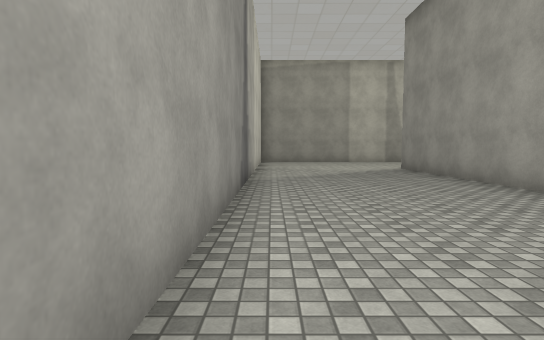
View 1 (above)

24 first-person views from a walk through a Unity game level. The camera is 1.4 m above the floor, tilts 4° down and sees 80° across. The floor is counted in squares, 2 m on a side. Each view is taken from the middle of a square. On the plan, view 1 faces up. The plan holds only what a view shows up to about 10 squares ahead; the rest is blank. The place goes on beyond the plan. The player is left out. Some animated figures are left out. Some surface patterns are stand-ins.

View 2
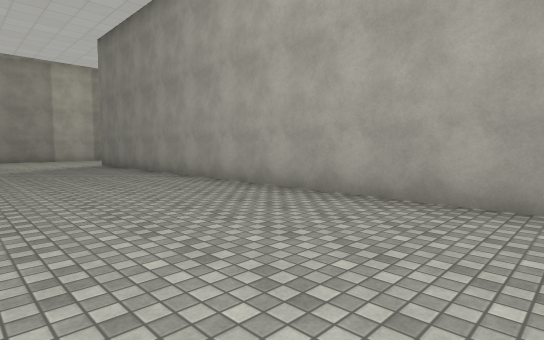

View 3
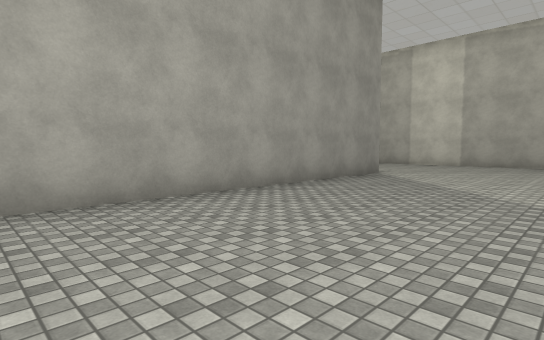

View 4
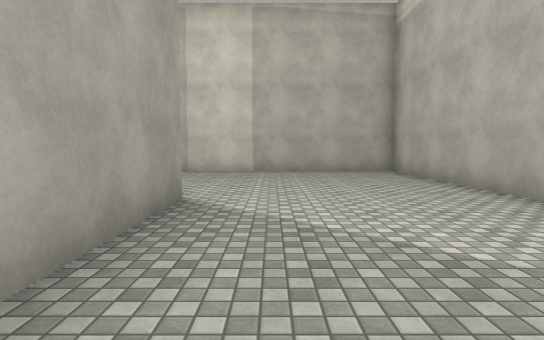

View 5
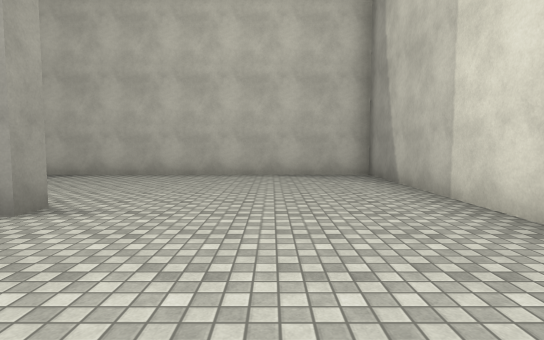

View 6
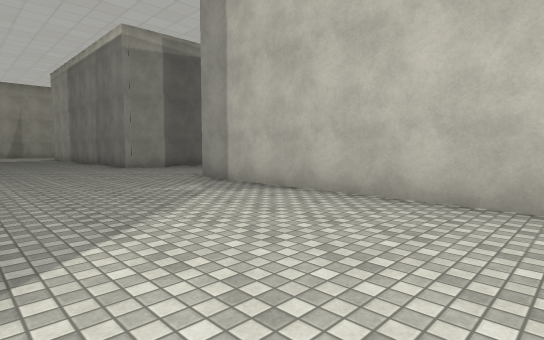

View 7
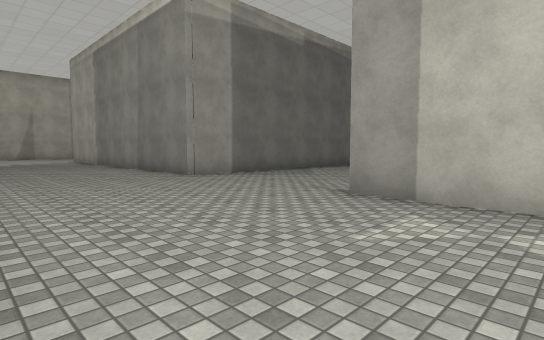

View 8
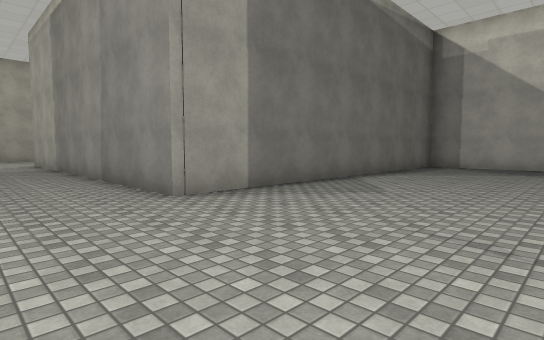

View 9
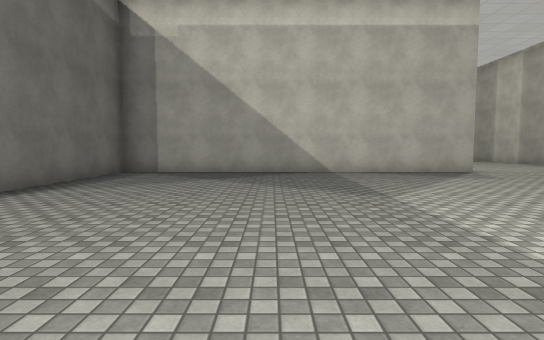

View 10
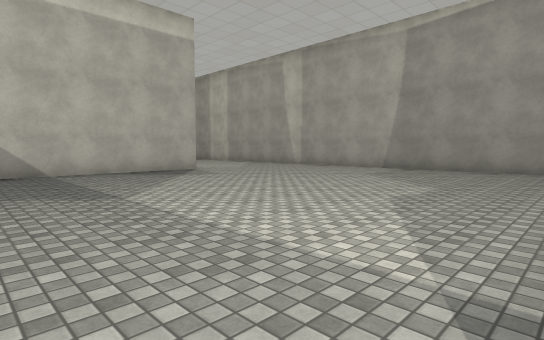

View 11
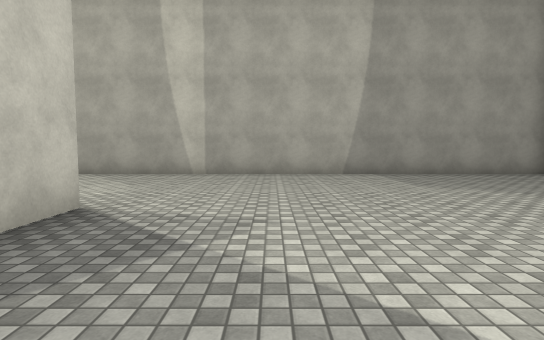

View 12
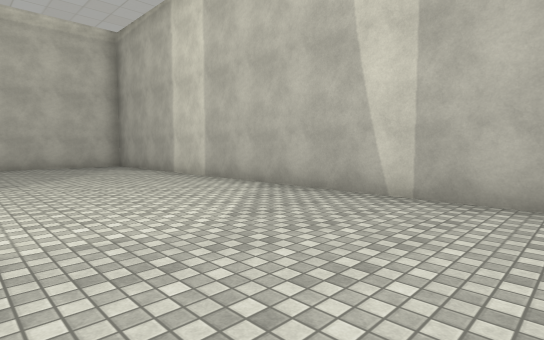

View 13
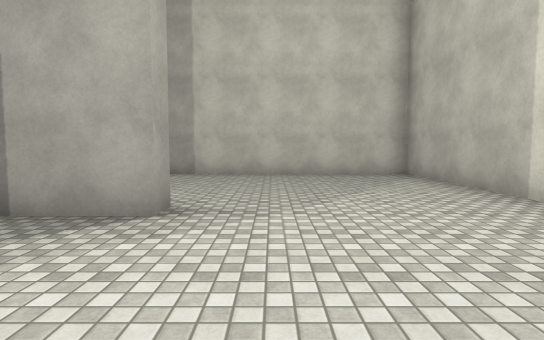

View 14
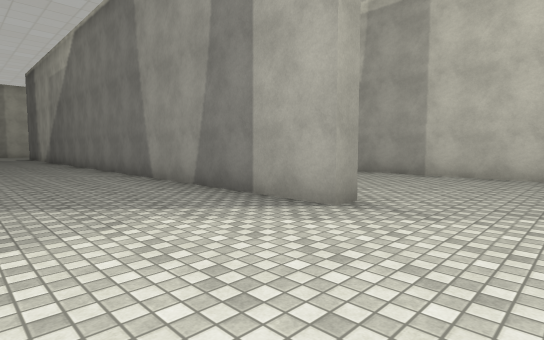

View 15
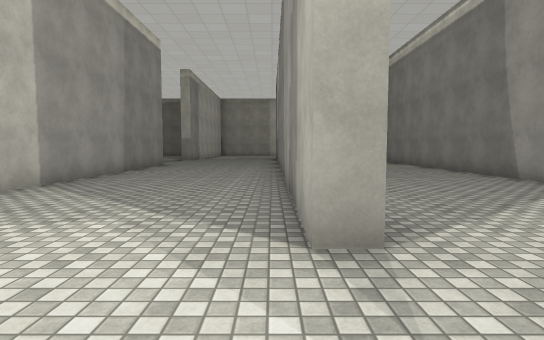

View 16
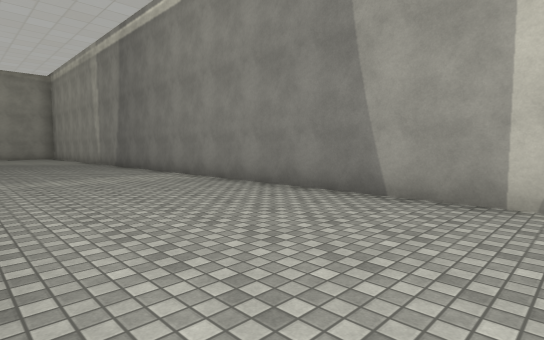

View 17
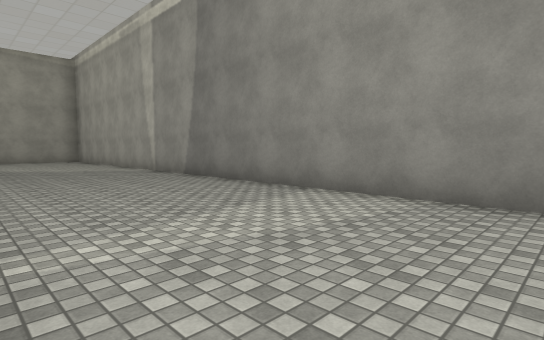

View 18
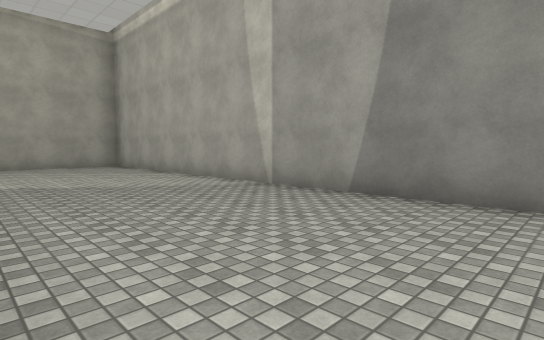

View 19
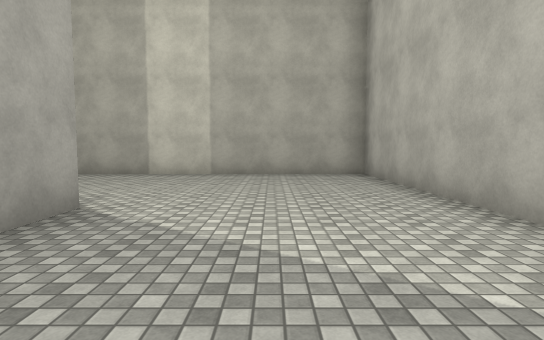

View 20
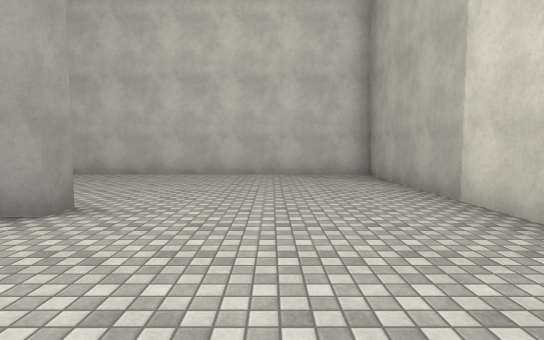

View 21
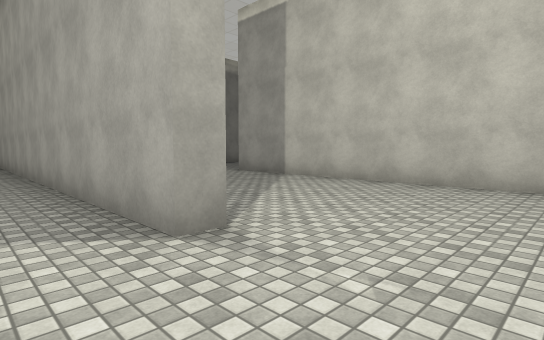

View 22
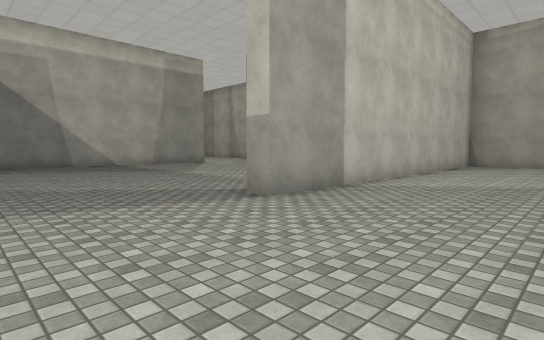

View 23
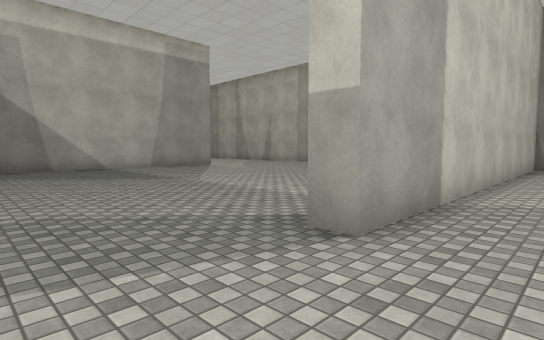

View 24
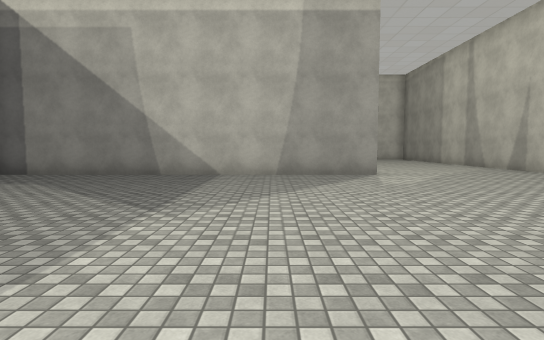

### Floor plan
Points are (right, up) in squares from view 1. A wall is a line through its corners. A room is listed if a view was taken in it or the views show most of it. See-through windows are left out.
Room 1 (views 1, 2, 3, 4, 5, 6, 7, 8, 9, 10, 11, 12, 13, 14, 15, 16, 17, 18, 19, 20, 21, 22, 23, 24)
walls: (19.7, -2) (19.7, -7); (9.8, 10.8) (9.8, 1); (19.2, -9.8) (19.2, 0.2) (9.3, 0.2) (9.3, 8); (24.2, 10.7) (24.8, 10.7) (24.8, 0); (4.8, -9.4) (4.2, -9.4) (4.2, 10.1); (24.9, -9.8) (24.3, -9.8) (24.3, -1); (9.1, 15.5) (8, 15.5); (9.9, -14.5) (29.4, -14.5) (29.4, 15.5) (19.7, 15.5) (19.7, 5.3) (19.1, 5.3); (-0.5, 9.6) (-0.5, 0.5); (-0.5, -9.1) (-0.5, -14.5) (9.3, -14.5) (9.3, -4.4)

Positions as (right, up) in squares from view 1, and headings:
1: (0, 0), facing up
2: (0, -3), facing up-right
3: (0, -1), facing down-right
4: (3, -5), facing down
5: (1, -12), facing right
6: (5, -11), facing up-right
7: (5, -7), facing up-right
8: (7, -4), facing up-right
9: (10, -4), facing right
10: (10, -4), facing down-right
11: (17, -6), facing down
12: (17, -10), facing down-right
13: (21, -11), facing right
14: (21, -12), facing up-right
15: (24, -12), facing up
16: (25, -7), facing up-right
17: (25, -2), facing up-right
18: (25, 3), facing up-right
19: (27, 7), facing up
20: (28, 13), facing left
21: (26, 13), facing down-left
22: (23, 2), facing up-left
23: (21, 3), facing up-left
24: (18, 8), facing left
